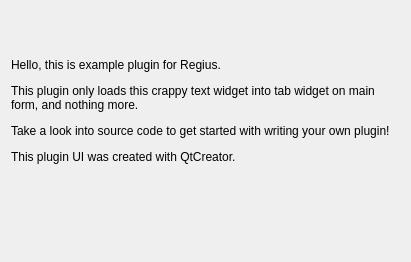
<?xml version="1.0" encoding="UTF-8"?>
<ui version="4.0">
 <class>Form</class>
 <widget class="QWidget" name="Form">
  <property name="geometry">
   <rect>
    <x>0</x>
    <y>0</y>
    <width>411</width>
    <height>262</height>
   </rect>
  </property>
  <property name="windowTitle">
   <string>Form</string>
  </property>
  <layout class="QGridLayout" name="gridLayout">
   <item row="0" column="0">
    <widget class="QLabel" name="label">
     <property name="sizePolicy">
      <sizepolicy hsizetype="Preferred" vsizetype="Preferred">
       <horstretch>0</horstretch>
       <verstretch>0</verstretch>
      </sizepolicy>
     </property>
     <property name="text">
      <string>&lt;html&gt;&lt;head/&gt;&lt;body&gt;&lt;p&gt;Hello, this is example plugin for Regius.&lt;/p&gt;&lt;p&gt;This plugin only loads this crappy text widget into tab widget on main form, and nothing more.&lt;/p&gt;&lt;p&gt;Take a look into source code to get started with writing your own plugin!&lt;/p&gt;&lt;p&gt;This plugin UI was created with QtCreator.&lt;/p&gt;&lt;/body&gt;&lt;/html&gt;</string>
     </property>
     <property name="scaledContents">
      <bool>true</bool>
     </property>
     <property name="wordWrap">
      <bool>true</bool>
     </property>
    </widget>
   </item>
   <item row="1" column="0">
    <spacer name="verticalSpacer">
     <property name="orientation">
      <enum>Qt::Vertical</enum>
     </property>
     <property name="sizeType">
      <enum>QSizePolicy::Preferred</enum>
     </property>
     <property name="sizeHint" stdset="0">
      <size>
       <width>20</width>
       <height>40</height>
      </size>
     </property>
    </spacer>
   </item>
  </layout>
 </widget>
 <resources/>
 <connections/>
</ui>
